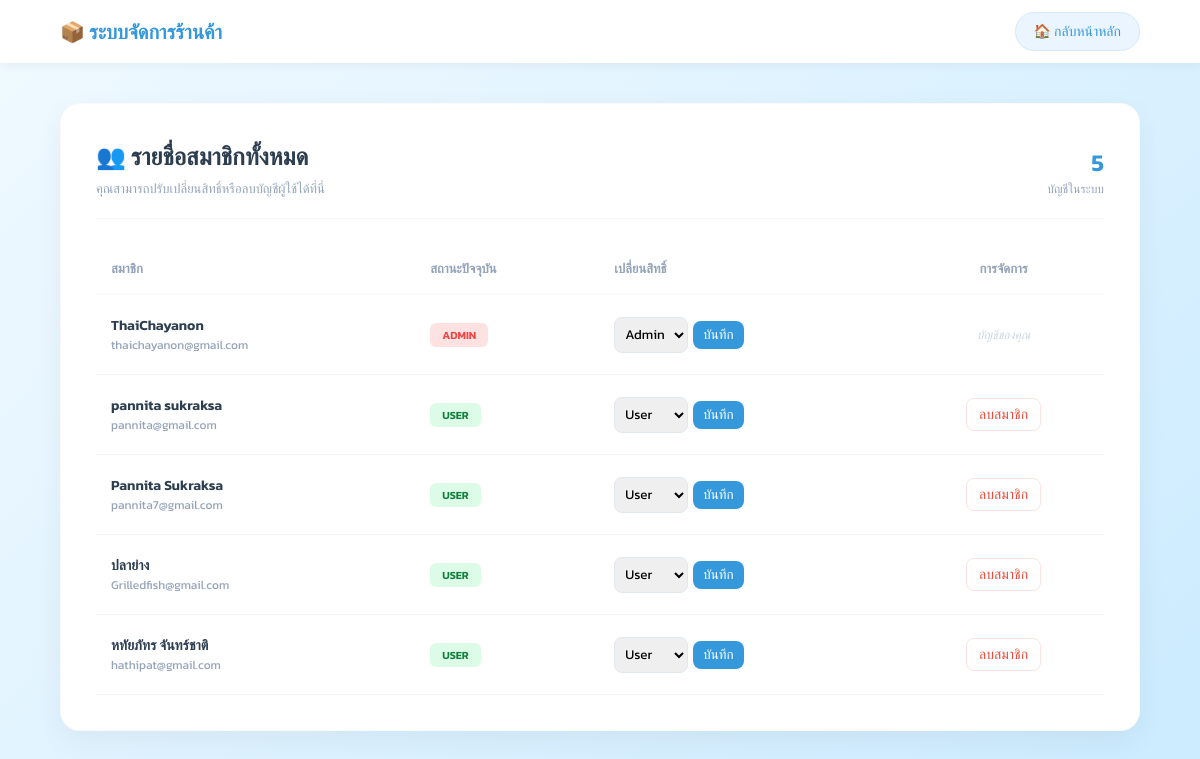
/Admin/admin_user.php (signed in), run on the app's committed database.
### tables this page shows
CREATE TABLE `users` (
  `user_id` int(11) NOT NULL,
  `username` varchar(100) NOT NULL,
  `email` varchar(255) DEFAULT NULL,
  `password` varchar(255) NOT NULL,
  `full_name` varchar(255) NOT NULL,
  `role` enum('admin','staff','user') NOT NULL DEFAULT 'staff'
);

### Admin/admin_user.php (the view, shortened to what this page needs)
<?php
include __DIR__ . "/../includes/config.php";
$users = $conn->query("SELECT * FROM users ORDER BY role ASC, username ASC")->fetchAll(PDO::FETCH_ASSOC);
?>
<!DOCTYPE html>
<html lang="th">
<head>
</head>
<body>
<div class="top-nav">
    <a href="admin_index.php" style="text-decoration:none;"><h1>📦 ระบบจัดการร้านค้า</h1></a>
    <a href="admin_index.php" class="back-home">🏠 กลับหน้าหลัก</a>
</div>
<div class="container">
    <div class="admin-card">
        <div style="display: flex; justify-content: space-between; align-items: flex-end; margin-bottom: 10px;">
            <div>
                <h2 style="margin:0; color: var(--dark-blue);">👥 รายชื่อสมาชิกทั้งหมด</h2>
                <p style="margin:5px 0 0; font-size: 13px; color: #94a3b8;">คุณสามารถปรับเปลี่ยนสิทธิ์หรือลบบัญชีผู้ใช้ได้ที่นี่</p>
            </div>
            <div style="text-align: right;">
                <span style="font-size: 24px; font-weight: 600; color: var(--primary-blue);"><?= count($users) ?></span>
                <span style="font-size: 12px; color: #94a3b8; display: block;">บัญชีในระบบ</span>
            </div>
        </div>
        <hr style="border: none; border-top: 1px solid #f1f5f9; margin: 20px 0;">
        <div class="table-responsive">
            <table>
                <thead>
                    <tr>
                        <th>สมาชิก</th>
                        <th>สถานะปัจจุบัน</th>
                        <th>เปลี่ยนสิทธิ์</th>
                        <th style="text-align:center;">การจัดการ</th>
                    </tr>
                </thead>
                <tbody>
                    <?php foreach ($users as $u): ?>
                    <tr>
                        <td>
                            <div style="display:flex; flex-direction:column;">
                                <span style="font-weight:600; color: var(--dark-blue);"><?= htmlspecialchars($u['username']) ?></span>
                                <span style="font-size:12px; color:#94a3b8;"><?= htmlspecialchars($u['email']) ?></span>
                            </div>
                        </td>
                        <td>
                            <span class="role-badge role-<?= $u['role'] ?>"><?= strtoupper($u['role']) ?></span>
                        </td>
                        <td>
                            <form method="POST" style="display:flex; gap:5px; align-items:center;">
                                <select name="new_role">
                                    <option value="user" <?= $u['role']=='user'?'selected':'' ?>>User</option>
                                    <option value="admin" <?= $u['role']=='admin'?'selected':'' ?>>Admin</option>
                                </select>
                                <button type="submit" name="update_role" class="btn-save">บันทึก</button>
                            </form>
                        </td>
                        <td style="text-align:center;">
                            <?php if($u['user_id'] != ($_SESSION['user_id'] ?? 0)): ?>
                                <a href="admin_user.php?delete_id=<?= $u['user_id'] ?>" class="btn-del" onclick="return confirm('❗ คำเตือน: ข้อมูลคำสั่งซื้อและรีวิวของสมาชิกรายนี้จะถูกลบถาวร ยืนยันหรือไม่?')">ลบสมาชิก</a>
                            <?php else: ?>
                                <span style="font-size:12px; color:#cbd5e1; font-style:italic;">บัญชีของคุณ</span>
                            <?php endif; ?>
                        </td>
                    </tr>
                    <?php endforeach; ?>
                </tbody>
            </table>
        </div>
    </div>
</div>
</body>
</html>

### Admin/admin_user.php (style rules this page uses)
:root { --bg-start: #f0f9ff; --bg-end: #cbebff; --primary-blue: #3498db; --dark-blue: #2c3e50; --success: #2ecc71; --danger: #e74c3c; --warning: #f39c12; }
body { font-family: 'Kanit', sans-serif; background: linear-gradient(135deg, var(--bg-start) 0%, var(--bg-end) 100%); margin: 0; min-height: 100vh; color: var(--dark-blue); }
.top-nav { background: white; padding: 12px 5%; display: flex; justify-content: space-between; align-items: center; box-shadow: 0 2px 10px rgba(0,0,0,0.05); }
.top-nav h1 { margin: 0; font-size: 20px; color: var(--primary-blue); display: flex; align-items: center; gap: 8px; }
.back-home { text-decoration: none; background: #ebf5ff; color: var(--primary-blue); padding: 8px 18px; border-radius: 50px; font-size: 14px; font-weight: 500; transition: 0.3s; border: 1px solid #d1e9ff; }
.container { width: 90%; max-width: 1100px; margin: 40px auto; }
.admin-card { background: white; padding: 35px; border-radius: 20px; box-shadow: 0 10px 30px rgba(0,0,0,0.05); border: 1px solid rgba(0,0,0,0.02); }
.table-responsive { overflow-x: auto; margin-top: 25px; }
table { width: 100%; border-collapse: collapse; }
th { padding: 15px; text-align: left; border-bottom: 2px solid #f8fafc; color: #94a3b8; font-size: 13px; }
td { padding: 20px 15px; border-bottom: 1px solid #f1f5f9; font-size: 14px; }
.role-badge { padding: 4px 12px; border-radius: 6px; font-size: 11px; font-weight: 600; }
.role-admin { background: #fee2e2; color: #ef4444; }
.role-user { background: #dcfce7; color: #15803d; }
select { padding: 6px; border-radius: 8px; border: 1px solid #e2e8f0; font-family: 'Kanit'; }
.btn-save { background: var(--primary-blue); color: white; border: none; padding: 6px 10px; border-radius: 8px; cursor: pointer; }
.btn-del { color: var(--danger); text-decoration: none; font-weight: 500; border: 1px solid #fee2e2; padding: 5px 12px; border-radius: 8px; transition: 0.2s; }

### data on the page
users: username "ThaiChayanon", email "thaichayanon@gmail.com", role "ADMIN", new_role "Admin", shows "บัญชีของคุณ"
users: username "pannita sukraksa", email "pannita@gmail.com", role "USER", new_role "User"
users: username "Pannita Sukraksa", email "pannita7@gmail.com", role "USER", new_role "User"
users: username "ปลาย่าง", email "Grilledfish@gmail.com", role "USER", new_role "User"
users: username "หทัยภัทร จันทร์ชาติ", email "hathipat@gmail.com", role "USER", new_role "User"

### other printed values
count($users) "5"
